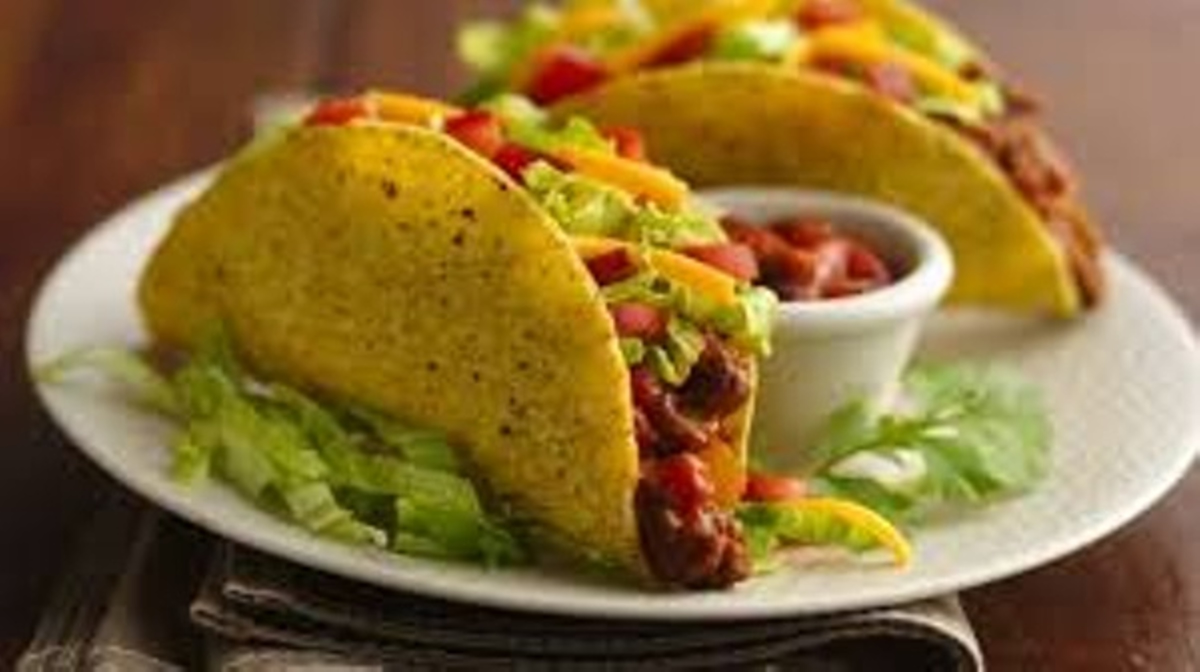
#> input picture test.jpg, 2400 x 1344 px (shown at 1/2 size)
$ python reduccion.py
#> lines starting #> are read from the running program, lines starting #| are printed output that depends on the picture
import cv2
import matplotlib.pyplot as plt

# Cargar la imagen
image = cv2.imread("test.jpg")
#> image is the input picture: shape (1344, 2400, 3); mean B, G, R 53.5, 107.3, 136.5

# Obtener las dimensiones de la imagen original
height, width = image.shape[:2]
#> height = 1344; width = 2400

# Calcular las nuevas dimensiones (20% de las dimensiones originales)
scale_factor = 0.2  # Reducir la imagen a un 20%
new_height = int(height * scale_factor)
#> new_height = 268
new_width = int(width * scale_factor)
#> new_width = 480

# Redimensionar la imagen usando interpolación LANCZOS4 para mantener la calidad
resized_image = cv2.resize(
    image, (new_width, new_height), interpolation=cv2.INTER_LANCZOS4
)
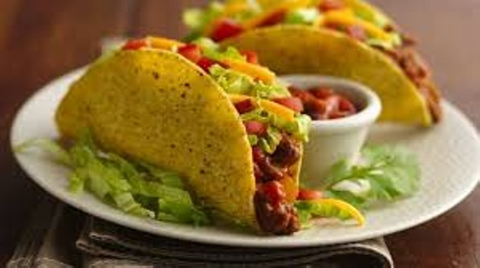
#> resized_image: shape (268, 480, 3); mean B, G, R 53.5, 107.3, 136.5

# Guardar la imagen redimensionada
cv2.imwrite("resized_image.jpg", resized_image)

# Convertir la imagen de BGR a RGB para mostrarla con matplotlib
image_rgb = cv2.cvtColor(image, cv2.COLOR_BGR2RGB)
resized_image_rgb = cv2.cvtColor(resized_image, cv2.COLOR_BGR2RGB)

# Mostrar las imágenes usando matplotlib
plt.figure(figsize=(12, 6))

# Imagen Original
plt.subplot(1, 2, 1)
plt.title("Imagen Original\nDimensiones: {}x{}".format(width, height))
plt.imshow(image_rgb)
plt.axis("off")

# Imagen Redimensionada
plt.subplot(1, 2, 2)
plt.title(
    "Imagen Redimensionada (20%)\nDimensiones: {}x{}".format(new_width, new_height)
)
plt.imshow(resized_image_rgb)
plt.axis("off")

plt.show()
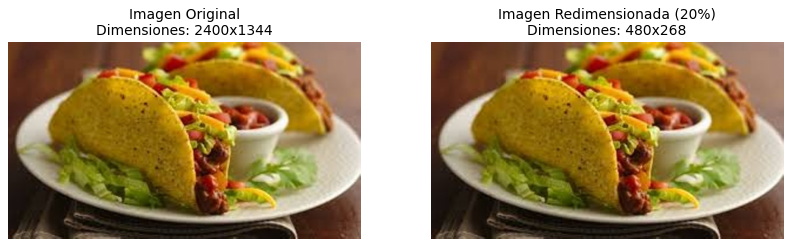
#> figure drawn by matplotlib, 2 panels

print("La imagen redimensionada se ha guardado como 'resized_image.jpg'.")
